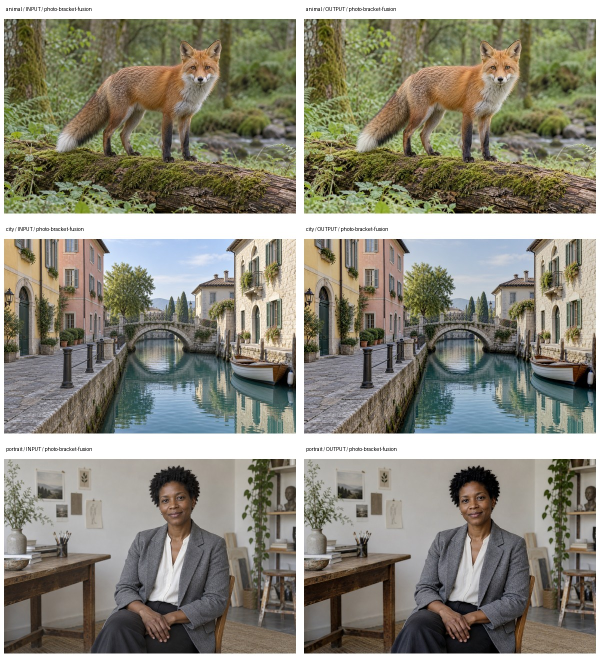
#> input picture photo-bracket-fusion/examples/cases/comparison.jpg, 1200 x 1320 px (shown at 1/2 size); its folder holds only this picture in this run
$ python -i sharpness.py   (imports and definitions only)   (older library calls are emulated)
#> lines starting #> are read from the running program, lines starting #| are printed output that depends on the picture
"""清晰度与模糊类型。

不用拉普拉斯方差。它是最常见的做法，但有两个致命问题：数值随画面
内容剧烈变化，杂乱背景的糊片能轻松超过干净背景的锐片；浅景深人像
全图方差很低，会被判成废片，而这恰恰是最该保留的片子。

改用边缘宽度。一条被模糊到w像素宽的边，其最大梯度约等于对比度除以w，
因此局部对比度除以梯度幅值就能反推出边缘宽度，单位是像素，且分子
分母同量纲，对比度被约掉，与画面内容基本无关。

再按方向分别测量，就能顺带区分抖动和失焦：运动模糊只沿运动方向展宽，
垂直于运动方向的边缘依然锐利，四个方向的宽度差异显著；失焦是各向
同性的，四个方向一样宽。两者的补救方式完全不同，抖动无解只能删，
轻度失焦有时还能靠锐化抢救。
"""

import cv2
import numpy as np

# 0度、45度、90度、135度四个采样方向
_DIRS = (0, 45, 90, 135)


def _line_kernel(angle, reach=4):
    """按空间距离构造方向核，保证各方向的测量跨度相同。

    早期版本按像素步数构造，对角方向每步跨1.414像素，导致45度和135度的
    测量窗口比0度和90度长四成。后果是所有图的模糊角都报45度，各向异性
    有0.17的虚假本底，抖动判别完全失效。方向核必须按空间距离等距。
    """
#> called with angle = 0, reach = 4
    size = int(reach) * 2 + 1
    k = np.zeros((size, size), np.uint8)
    c = size // 2
    rad = np.deg2rad(angle)
    dx, dy = np.cos(rad), -np.sin(rad)
    for t in np.arange(-reach, reach + 1e-9, 0.25):
        x, y = int(round(c + dx * t)), int(round(c + dy * t))
        if 0 <= x < size and 0 <= y < size:
            k[y, x] = 1
    return k


_KERNELS = {(a, r): _line_kernel(a, r) for a in _DIRS for r in (4, 10)}


def _siemens_star(size=513, spokes=48, softness=0.6):
    """西门子星，各朝向等概率出现，是标准分辨率靶。

    用单条直边标定不准。方形像素对斜向边缘的采样本就更差，而单条参考边
    只能反映一个朝向的情况，标出来的系数在自然图像上仍留有三成残余偏差。
    星形靶各朝向均匀覆盖，标定后四组读数才真正对齐。
    """
    c = size // 2
    yy, xx = np.mgrid[0:size, 0:size].astype(np.float32)
    dx, dy = xx - c, yy - c
    theta = np.arctan2(dy, dx)
    radius = np.hypot(dx, dy)
    wave = np.sin(theta * spokes)
    star = 1.0 / (1.0 + np.exp(-wave * radius / (softness * spokes)))
    # 中心辐条汇聚处必然混叠，外圈超出画面，都要排除
    ring = (radius > size * 0.22) & (radius < size * 0.46)
    img = np.where(ring, star * 0.8 + 0.1, 0.5).astype(np.float32)
    return img, ring


def _calibrate(edge_percentile=90, strong_percentile=80):
    """标定各方向的宽度基准，使完美锐边在四个方向读数一致。"""
    img, ring = _siemens_star()
    gx = cv2.Sobel(img, cv2.CV_32F, 1, 0, ksize=3) / 8.0
    gy = cv2.Sobel(img, cv2.CV_32F, 0, 1, ksize=3) / 8.0
    mag = np.hypot(gx, gy)
    strong = ring & (mag > np.percentile(mag[ring], strong_percentile))
    orient = np.degrees(np.arctan2(-gy, gx)) % 180.0
    bin_idx = np.round(orient / 45.0).astype(np.int32) % 4

    floors = {}
    for i, angle in enumerate(_DIRS):
        wm, valid = _width_map(img, angle, reach=4, min_contrast=0.02)
        sel = strong & (bin_idx == i) & valid
        vals = wm[sel]
        floors[angle] = (
            float(np.percentile(vals, 100 - edge_percentile))
            if vals.size >= 100
            else 2.0
        )
    return floors


_FLOORS = None


def _floors():
    global _FLOORS
    if _FLOORS is None:
        _FLOORS = _calibrate()
    return _FLOORS


def _directional_derivative(gray, angle):
    rad = np.deg2rad(angle)
    gx = cv2.Sobel(gray, cv2.CV_32F, 1, 0, ksize=3) / 8.0
    gy = cv2.Sobel(gray, cv2.CV_32F, 0, 1, ksize=3) / 8.0
    return gx * np.cos(rad) - gy * np.sin(rad)


def _width_map(gray, angle, reach=4, min_contrast=0.06):
    """沿指定方向的边缘宽度图，单位像素。无有效边缘处为NaN。"""
    k = _KERNELS[(angle, reach)]
    hi = cv2.dilate(gray, k)
    lo = cv2.erode(gray, k)
    contrast = hi - lo
    grad = np.abs(_directional_derivative(gray, angle))

    valid = (contrast > min_contrast) & (grad > 1e-4)
    width = np.full(gray.shape, np.nan, np.float32)
    width[valid] = contrast[valid] / grad[valid]
    # 宽度上限取测量跨度。超过说明这条边比窗口还宽，测不准，
    # 保留为上限值而非丢弃，否则严重失焦的图会因为无有效边缘被判为锐
    return np.clip(width, 0.5, float(2 * reach + 1)), valid


def measure(
    gray, tiles=12, edge_percentile=90, strong_percentile=88, min_tile_edges=40
):
    """返回清晰度与模糊类型指标。

    每条边沿它自己的法线方向测量，再按法线朝向分四组比较，而不是沿四个
    固定方向扫全图。后者有严重的内容耦合：横平竖直的场景在45度方向根本
    找不到垂直于它的边，只能测到斜着切过的边，宽度天然偏大，结果就是
    模糊角恒定报45度，各向异性有三成的虚假本底。

    按法线分组之后，各组测的都是各自朝向上最优的宽度，组间差异才真正
    反映方向性模糊。运动模糊沿运动方向展宽，法线平行于运动方向的那组
    边缘变宽，垂直的那组不变；失焦则四组一致。
    """
#> called with tiles = 12, edge_percentile = 90, strong_percentile = 88, min_tile_edges = 40
    h, w = gray.shape
#> h = 1320; w = 1200
    gx = cv2.Sobel(gray, cv2.CV_32F, 1, 0, ksize=3) / 8.0
    gy = cv2.Sobel(gray, cv2.CV_32F, 0, 1, ksize=3) / 8.0
    mag = np.hypot(gx, gy)
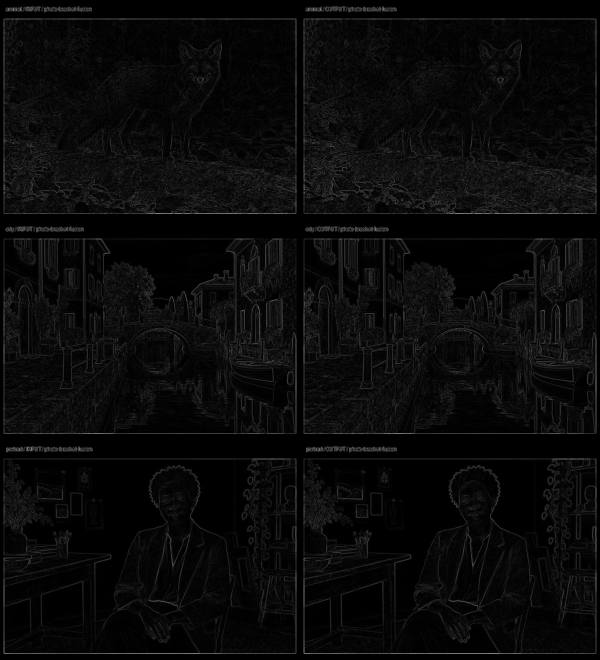
#> mag: shape (1320, 1200) float32 (shown at 1/2 size); min 0, max 130.4, mean 10.2

    strong_thr = float(np.percentile(mag, strong_percentile))
#> strong_thr = 23.2
    strong = mag > max(strong_thr, 1e-4)
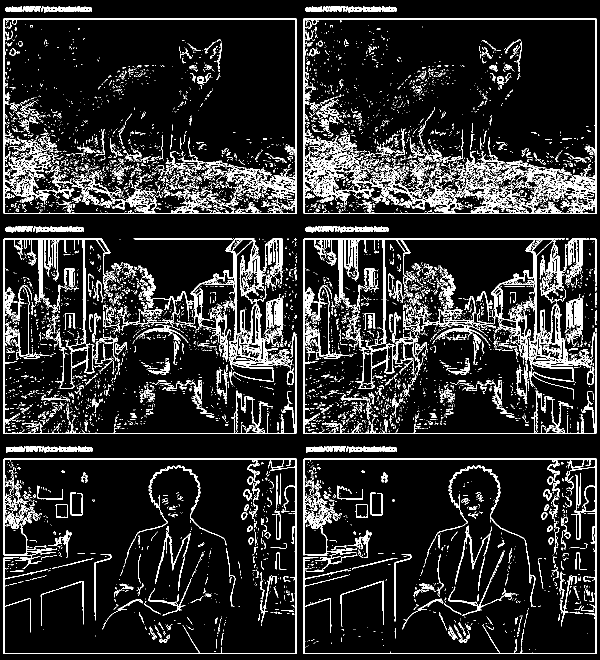
#> strong: shape (1320, 1200) bool (shown at 1/2 size); 12% white in thin lines or dots
    if strong.sum() < 500:
        return _empty("画面缺乏有效边缘，可能是纯色、极端过曝或完全失焦")

    # 边缘法线朝向，0到180度，量化到四个方向
    orient = np.degrees(np.arctan2(-gy, gx)) % 180.0
    bin_idx = np.round(orient / 45.0).astype(np.int32) % 4

    width_maps, valid_maps = {}, {}
    for i, angle in enumerate(_DIRS):
        wm, valid = _width_map(gray, angle, reach=4)
        floor = _floors()[angle]
        width_maps[angle] = wm / floor
        valid_maps[angle] = valid
#> this loop made 4 passes
#> pass 1, in _width_map, `hi = cv2.dilate(gray, k)`:
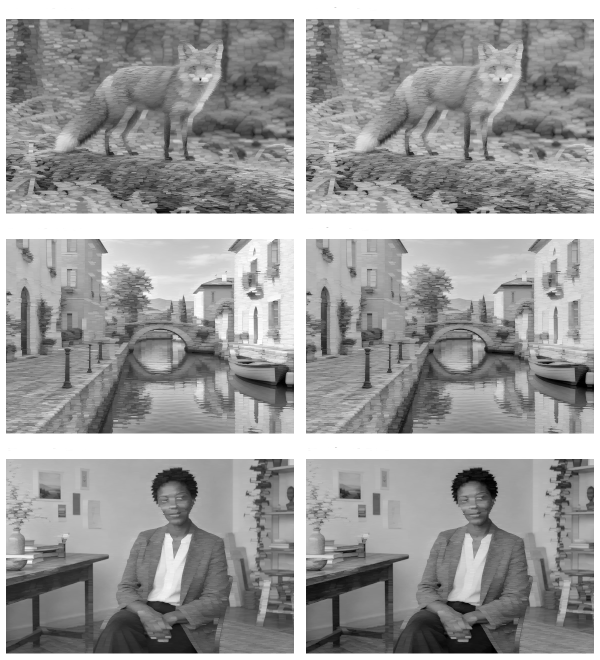
#> hi: shape (1320, 1200) (shown at 1/2 size); min 0, max 255, mean 156
#> pass 1, in _width_map, `lo = cv2.erode(gray, k)`:
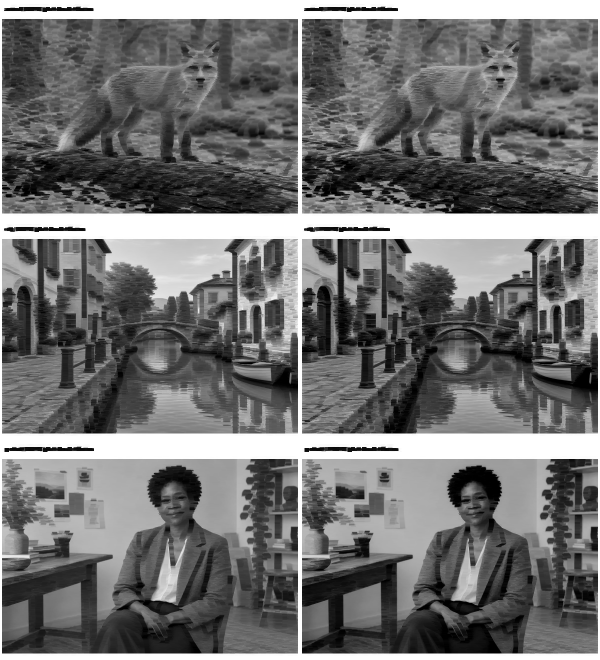
#> lo: shape (1320, 1200) (shown at 1/2 size); min 0, max 255, mean 114.1
#> pass 1, in _width_map, `contrast = hi - lo`:
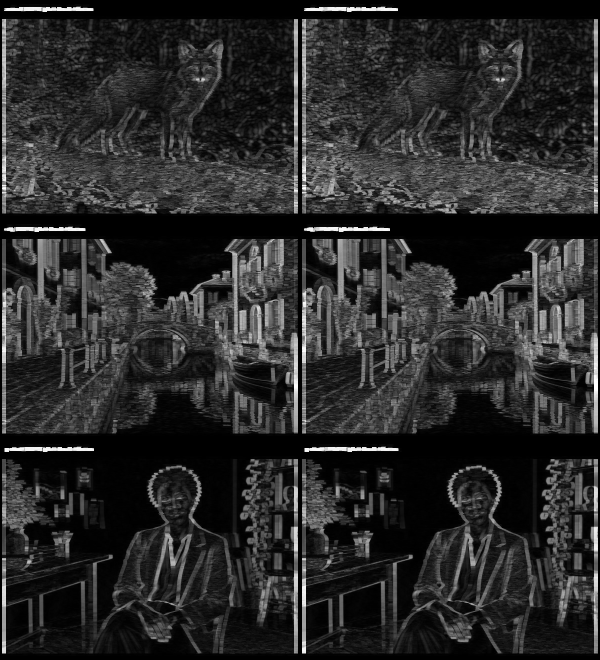
#> contrast: shape (1320, 1200) (shown at 1/2 size); min 0, max 255, mean 41.9
#> after the loop, valid_maps = 4 items; width_maps = 4 items

    # 各方向按其法线朝向分组统计。大窗重测必须在分块统计之前完成并同步
    # 更新宽度图: 小窗的测量上限是9像素，重度模糊会整片撞顶，若分块网格
    # 仍用小窗数据，峰值宽度就被截断在上限附近，分不出"很糊"和"糊到没法看"，
    # 连拍组内的排序也会失真
    per_bin = {}
    for i, angle in enumerate(_DIRS):
        sel = strong & (bin_idx == i) & valid_maps[angle]
        vals = width_maps[angle][sel]
        if vals.size < 150:
            per_bin[angle] = np.nan
            continue
        val = float(np.percentile(vals, 100 - edge_percentile))
        if val * _floors()[angle] > 0.75 * 9:
            wm2, valid2 = _width_map(gray, angle, reach=10)
            wm2 = wm2 / _floors()[angle]
            sel2 = strong & (bin_idx == i) & valid2
            vals2 = wm2[sel2]
            if vals2.size >= 150:
                width_maps[angle], valid_maps[angle] = wm2, valid2
                val = float(np.percentile(vals2, 100 - edge_percentile))
        per_bin[angle] = val
#> this loop made 4 passes
#> pass 1, in measure, `sel = strong & (bin_idx == i) & valid_maps[angle]`:
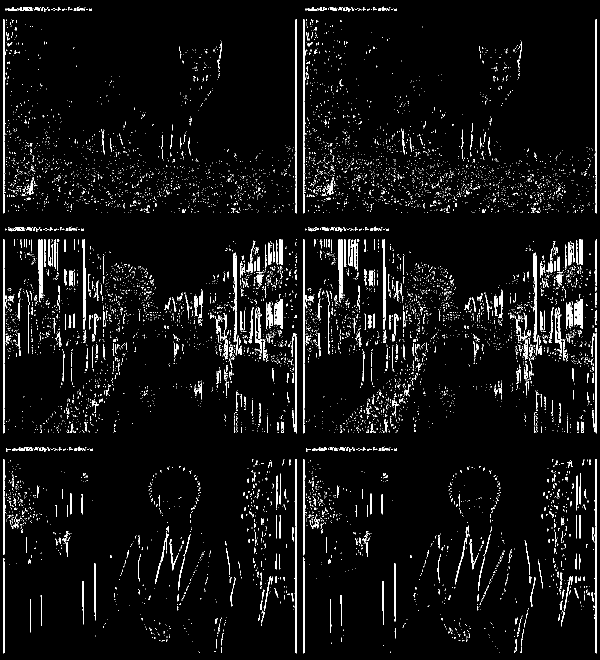
#> sel: shape (1320, 1200) bool (shown at 1/2 size); 4.4% white in thin lines or dots
#> after the loop, per_bin = {0: 0.691, 45: 0.75, 90: 0.685, 135: 0.741}

    widths = np.array([per_bin[a] for a in _DIRS], np.float64)
#> widths = [0.691, 0.75, 0.685, 0.741]
    if not np.isfinite(widths).any():
        return _empty("有效边缘数量不足")

    global_width = float(np.nanmin(widths))
#> global_width = 0.685
    wmax, wmin = float(np.nanmax(widths)), float(np.nanmin(widths))
#> wmax = 0.75; wmin = 0.685
    anisotropy = float((wmax - wmin) / wmax) if wmax > 1e-6 else 0.0
#> anisotropy = 0.086

    # 分块统计。每块每方向各存一个读数，后面要靠块内的方向差异
    # 把浅景深和抖动区分开
    ys = np.linspace(0, h, tiles + 1).astype(int)
    xs = np.linspace(0, w, tiles + 1).astype(int)
    grids = {a: np.full((tiles, tiles), np.nan, np.float32) for a in _DIRS}
    for gi, angle in enumerate(_DIRS):
        wmap = width_maps[angle]
        sel_full = strong & (bin_idx == gi) & valid_maps[angle]
        for i in range(tiles):
            for j in range(tiles):
                sub = wmap[ys[i] : ys[i + 1], xs[j] : xs[j + 1]]
                m = sel_full[ys[i] : ys[i + 1], xs[j] : xs[j + 1]]
                vals = sub[m]
                if vals.size >= min_tile_edges:
                    grids[angle][i, j] = float(
                        np.percentile(vals, 100 - edge_percentile)
                    )
#> this loop made 4 passes
#> pass 3, in measure, `wmap = width_maps[angle]`:
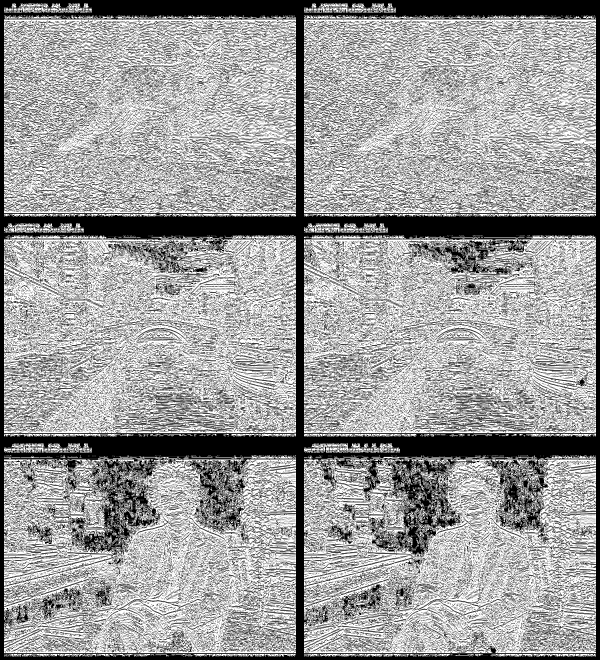
#> wmap: shape (1320, 1200) float32 (shown at 1/2 size); 14.68% of the values are NaN or infinite; the others: min 0.169, max 3.05, mean 2.26; drawn with min black, max white, NaN and infinite black
#> after the loop, grids = 4 items

    stack = np.stack([grids[a] for a in _DIRS])
    tile_min = np.full(stack.shape[1:], np.nan, np.float32)
    finite_tiles = np.isfinite(stack).any(axis=0)
    if finite_tiles.any():
        tile_min[finite_tiles] = np.nanmin(stack[:, finite_tiles], axis=0)

    if np.isfinite(tile_min).any():
        flat = tile_min[np.isfinite(tile_min)]
        peak = float(np.percentile(flat, 5))
#> peak = 0.641
        idx = np.unravel_index(
            int(np.argmin(np.where(np.isfinite(tile_min), tile_min, np.inf))),
            tile_min.shape,
        )
#> idx = (0, 4)
        focus_y = round(float((idx[0] + 0.5) / tiles), 3)
#> focus_y = 0.042
        focus_x = round(float((idx[1] + 0.5) / tiles), 3)
#> focus_x = 0.375
        sharp_ratio = float(np.mean(flat < peak * 1.25))
#> sharp_ratio = 1

        # 局部各向异性: 只在最锐的一批块里比较方向差异。
        # 这是区分浅景深与抖动的关键。浅景深的主体区域各方向都锐，
        # 只是画面别处虚化；抖动则是连最锐的区域也带方向性。
        # 用全图各向异性会把浅景深误判成抖动，实测浅景深能到0.45，
        # 与真实抖动完全重叠
        cutoff = float(np.percentile(flat, 20))
#> cutoff = 0.677
        mask = np.isfinite(tile_min) & (tile_min <= max(cutoff, peak * 1.15))
        local = []
        for angle in _DIRS:
            vals = grids[angle][mask & np.isfinite(grids[angle])]
            local.append(float(np.median(vals)) if vals.size >= 3 else np.nan)
#> after the loop, local = [0.702, 0.758, 0.696, 0.751]
        local = np.asarray(local)
        if np.isfinite(local).sum() >= 3:
            lmax, lmin = float(np.nanmax(local)), float(np.nanmin(local))
#> lmax = 0.758; lmin = 0.696
            local_aniso = (lmax - lmin) / lmax if lmax > 1e-6 else 0.0
#> local_aniso = 0.0821
            blur_angle = int(_DIRS[int(np.nanargmax(local))])
#> blur_angle = 45
        else:
            local_aniso, blur_angle = anisotropy, int(_DIRS[int(np.nanargmax(widths))])
    else:
        peak, focus_x, focus_y, sharp_ratio = global_width, None, None, 0.0
        local_aniso, blur_angle = anisotropy, int(_DIRS[int(np.nanargmax(widths))])

    return {
        "edge_width": round(global_width, 3),
        "peak_edge_width": round(peak, 3),
        "anisotropy": round(float(local_aniso), 3),
        "global_anisotropy": round(anisotropy, 3),
        "blur_angle": blur_angle,
        "direction_widths": {
            str(a): (round(float(per_bin[a]), 3) if np.isfinite(per_bin[a]) else None)
            for a in _DIRS
        },
        "focus_x": focus_x,
        "focus_y": focus_y,
        "sharp_tile_ratio": round(sharp_ratio, 3),
        "note": "",
    }


def _empty(note):
    return {
        "edge_width": None,
        "peak_edge_width": None,
        "anisotropy": None,
        "blur_angle": None,
        "direction_widths": {},
        "focus_x": None,
        "focus_y": None,
        "sharp_tile_ratio": 0.0,
        "note": note,
    }


def classify(metrics, sharp_width=0.75, soft_width=1.15, anisotropy_thr=0.35):
    """把宽度与各向异性翻译成模糊类型。

    方向性优先判定。这里的各向异性是在最锐区域内部算的，已经排除了浅景深
    的干扰，可以放心作为首要判据。抖动的片子总有一个方向是锐的，若先按
    锐度判定，抖动会被整批放过，实测九像素抖动的峰值宽度只有0.68，与清晰
    图没有区别，但局部各向异性高达0.60。

    阈值单位是归一化边缘宽度，1.0对应西门子星标定的完美锐边。在长边1400的
    工作分辨率下实测：清晰0.65到0.70，轻度失焦0.76，中度0.93，重度1.31。
    """
    w = metrics.get("peak_edge_width")
    if w is None:
        return "unknown"
    if (metrics.get("anisotropy") or 0.0) >= anisotropy_thr:
        return "motion_blur"
    if w <= sharp_width:
        return "sharp"
    if w >= soft_width:
        return "defocus"
    return "soft"

>>> import cv2
>>> picture = cv2.imread('../../../photo-bracket-fusion/examples/cases/comparison.jpg', cv2.IMREAD_GRAYSCALE)
>>> result = measure(picture)
#> result = 10 items
